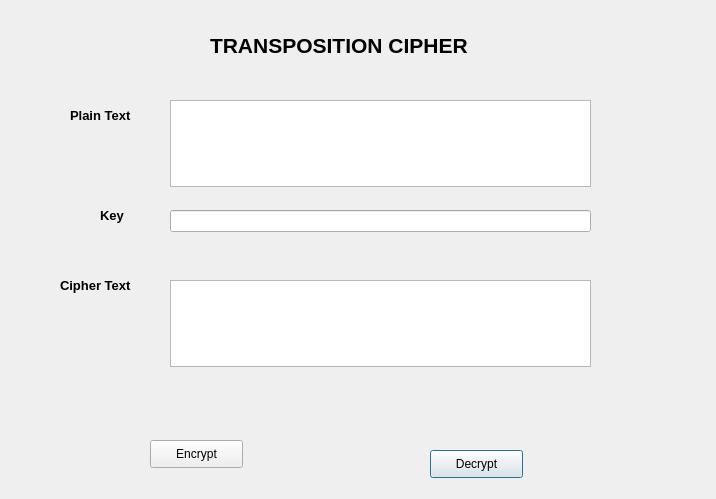
<?xml version="1.0" encoding="UTF-8"?>
<ui version="4.0">
 <class>Transposition</class>
 <widget class="QDialog" name="Transposition">
  <property name="geometry">
   <rect>
    <x>0</x>
    <y>0</y>
    <width>716</width>
    <height>499</height>
   </rect>
  </property>
  <property name="windowTitle">
   <string>Dialog</string>
  </property>
  <widget class="QTextEdit" name="textEdit_2">
   <property name="geometry">
    <rect>
     <x>170</x>
     <y>280</y>
     <width>421</width>
     <height>87</height>
    </rect>
   </property>
  </widget>
  <widget class="QLabel" name="label_4">
   <property name="geometry">
    <rect>
     <x>210</x>
     <y>20</y>
     <width>371</width>
     <height>51</height>
    </rect>
   </property>
   <property name="font">
    <font>
     <family>MS Shell Dlg 2</family>
     <pointsize>16</pointsize>
     <weight>75</weight>
     <bold>true</bold>
    </font>
   </property>
   <property name="text">
    <string>TRANSPOSITION CIPHER</string>
   </property>
  </widget>
  <widget class="QLabel" name="label">
   <property name="geometry">
    <rect>
     <x>70</x>
     <y>100</y>
     <width>91</width>
     <height>31</height>
    </rect>
   </property>
   <property name="font">
    <font>
     <family>MS Shell Dlg 2</family>
     <pointsize>10</pointsize>
     <weight>75</weight>
     <bold>true</bold>
    </font>
   </property>
   <property name="text">
    <string>Plain Text</string>
   </property>
  </widget>
  <widget class="QPushButton" name="pushButton_2">
   <property name="geometry">
    <rect>
     <x>430</x>
     <y>450</y>
     <width>93</width>
     <height>28</height>
    </rect>
   </property>
   <property name="text">
    <string>Decrypt</string>
   </property>
  </widget>
  <widget class="QLabel" name="label_2">
   <property name="geometry">
    <rect>
     <x>100</x>
     <y>200</y>
     <width>61</width>
     <height>31</height>
    </rect>
   </property>
   <property name="font">
    <font>
     <family>MS Shell Dlg 2</family>
     <pointsize>10</pointsize>
     <weight>75</weight>
     <bold>true</bold>
    </font>
   </property>
   <property name="text">
    <string>Key</string>
   </property>
  </widget>
  <widget class="QLineEdit" name="lineEdit">
   <property name="geometry">
    <rect>
     <x>170</x>
     <y>210</y>
     <width>421</width>
     <height>22</height>
    </rect>
   </property>
  </widget>
  <widget class="QTextEdit" name="textEdit">
   <property name="geometry">
    <rect>
     <x>170</x>
     <y>100</y>
     <width>421</width>
     <height>87</height>
    </rect>
   </property>
  </widget>
  <widget class="QPushButton" name="pushButton">
   <property name="geometry">
    <rect>
     <x>150</x>
     <y>440</y>
     <width>93</width>
     <height>28</height>
    </rect>
   </property>
   <property name="text">
    <string>Encrypt</string>
   </property>
  </widget>
  <widget class="QLabel" name="label_3">
   <property name="geometry">
    <rect>
     <x>60</x>
     <y>270</y>
     <width>101</width>
     <height>31</height>
    </rect>
   </property>
   <property name="font">
    <font>
     <family>MS Shell Dlg 2</family>
     <pointsize>10</pointsize>
     <weight>75</weight>
     <bold>true</bold>
    </font>
   </property>
   <property name="text">
    <string>Cipher Text</string>
   </property>
  </widget>
 </widget>
 <resources/>
 <connections/>
</ui>
